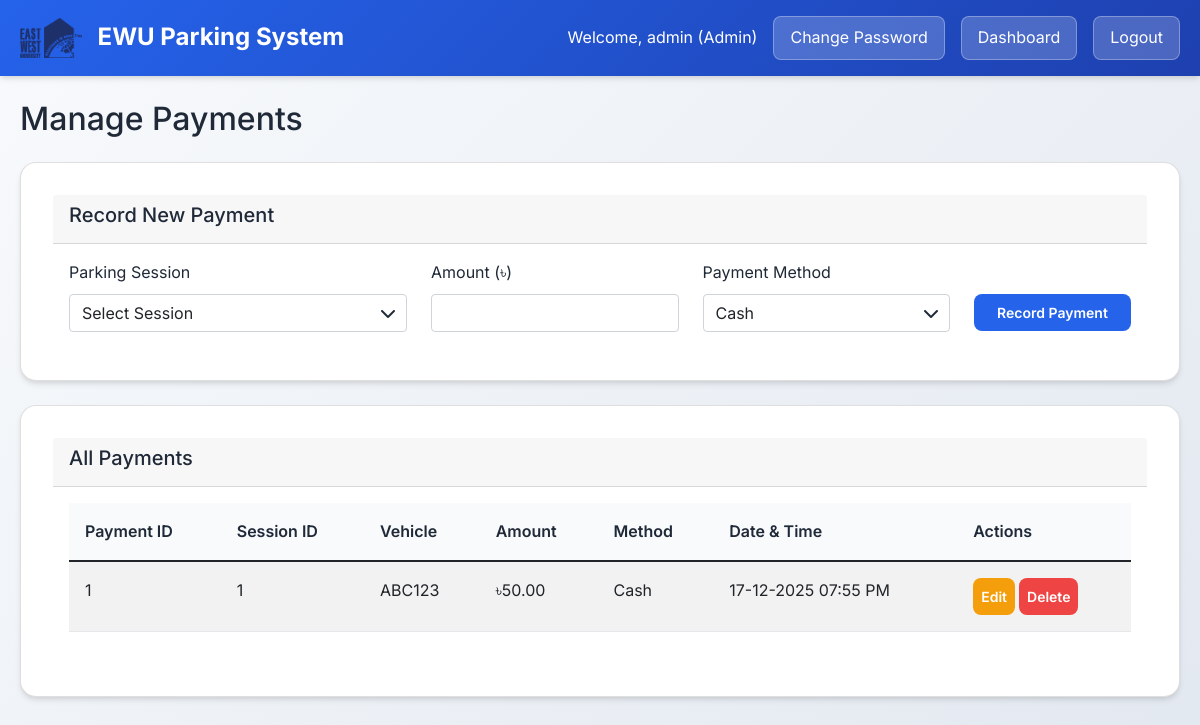
Page /manage_payments.php (signed in) on the committed database.
### tables this page shows
CREATE TABLE Payment (
    Payment_id INT AUTO_INCREMENT PRIMARY KEY,
    Log_id INT NOT NULL,
    Amount DECIMAL(10,2) NOT NULL,
    Payment_time DATETIME NOT NULL,
    Payment_method VARCHAR(20) NOT NULL,
    FOREIGN KEY (Log_id) REFERENCES Parking_Log(log_id) ON DELETE CASCADE ON UPDATE CASCADE
);

CREATE TABLE Parking_Log (
    log_id INT AUTO_INCREMENT PRIMARY KEY,
    vehicle_number VARCHAR(20) NOT NULL,
    parking_slot_id INT NOT NULL,
    entry_time DATETIME NOT NULL,
    exit_time DATETIME NULL,
    status ENUM('active', 'deactive') DEFAULT 'active',
    FOREIGN KEY (vehicle_number) REFERENCES Vehicle(Vehicle_number) ON DELETE CASCADE ON UPDATE CASCADE,
    FOREIGN KEY (parking_slot_id) REFERENCES Parking_Slot(Parking_slot_id) ON DELETE CASCADE ON UPDATE CASCADE
);

### db.php (called while the page is built, shortened)
<?php
function getDBConnection() {
    $conn = new mysqli(DB_HOST, DB_USER, DB_PASS, DB_NAME);
    return $conn;
}
?>

### models/Payment.php (called while the page is built, shortened)
<?php
require_once __DIR__ . '/../db.php';
class Payment {
    private $conn;
    public function __construct() {
        $this->conn = getDBConnection();
    }
    public function readAll() {
        $result = $this->conn->query("SELECT * FROM Payment");
        return $result->fetch_all(MYSQLI_ASSOC);
    }
}
?>

### models/ParkingLog.php (called while the page is built, shortened)
<?php
require_once __DIR__ . '/../db.php';
class ParkingLog {
    private $conn;
    public function __construct() {
        $this->conn = getDBConnection();
    }
    public function readById($log_id) {
        $stmt = $this->conn->prepare("SELECT * FROM Parking_Log WHERE log_id = ?");
        $stmt->bind_param("i", $log_id);
        $stmt->execute();
        $result = $stmt->get_result();
        $log = $result->fetch_assoc();
        return $log;
    }
}
?>

### manage_payments.php (the view, shortened to what this page needs)
<?php
$user_role = $_SESSION['role'];
$is_admin = ($user_role === 'Admin');
function formatDateTime($datetime) {
    $dt = new DateTime($datetime);
    return $dt->format('d-m-Y h:i A');
}
require_once 'models/Payment.php';
require_once 'models/ParkingLog.php';
$paymentModel = new Payment();
$logModel = new ParkingLog();
if ($is_admin) {
    $payments = $paymentModel->readAll();
}
?>
<!DOCTYPE html>
<html lang="en">
<head>
    <link href="https://cdn.jsdelivr.net/npm/bootstrap@5.1.3/dist/css/bootstrap.min.css" rel="stylesheet">
    <link href="https://cdnjs.cloudflare.com/ajax/libs/font-awesome/6.0.0/css/all.min.css" rel="stylesheet">
    <link href="assets/css/style.css" rel="stylesheet">
</head>
<body>
    <header class="header">
        <div class="container">
            <div class="header-brand">
                <img src="assets/images/logo.png" alt="Logo" class="header-logo">
                <h1>EWU Parking System</h1>
            </div>
            <div class="user-info">
                <span>Welcome, <?php echo htmlspecialchars($_SESSION['username']); ?> (<?php echo htmlspecialchars($_SESSION['role']); ?>)</span>
                <a href="change_password.php" class="btn-change-password">Change Password</a>
                <a href="dashboard.php" class="btn-logout">Dashboard</a>
                <a href="dashboard.php?logout=1" class="btn-logout">Logout</a>
            </div>
        </div>
    </header>
    <main class="container mt-4">
        <h2 class="mb-4">Manage Payments</h2>
        <?php if ($is_admin): ?>
        <div class="card mb-4">
            <div class="card-header">
                <h5>Record New Payment</h5>
            </div>
            <div class="card-body">
                <form method="POST" action="">
                    <div class="row">
                        <div class="col-md-4">
                            <label for="log_id" class="form-label">Parking Session</label>
                            <div class="select-wrapper">
                                <select class="form-control" id="log_id" name="log_id" required>
                                    <option value="">Select Session</option>
                                </select>
                            </div>
                        </div>
                        <div class="col-md-3">
                            <label for="amount" class="form-label">Amount (৳)</label>
                            <input type="number" step="0.01" class="form-control" id="amount" name="amount" required>
                        </div>
                        <div class="col-md-3">
                            <label for="payment_method" class="form-label">Payment Method</label>
                            <div class="select-wrapper">
                                <select class="form-control" id="payment_method" name="payment_method" required>
                                    <option value="Cash">Cash</option>
                                </select>
                            </div>
                        </div>
                        <div class="col-md-2">
                            <label class="form-label">&nbsp;</label>
                            <button type="submit" name="add_payment" class="btn btn-primary btn-sm w-100">Record Payment</button>
                        </div>
                    </div>
                </form>
            </div>
        </div>
        <?php else: ?>
        <div class="alert alert-info">Only administrators can record new payments. You can view your payment history below.</div>
        <?php endif; ?>
        <div class="card">
            <div class="card-header">
                <h5>All Payments</h5>
            </div>
            <div class="card-body">
                <div class="table-responsive">
                    <table class="table table-striped">
                        <thead>
                            <tr>
                                <th>Payment ID</th>
                                <th>Session ID</th>
                                <th>Vehicle</th>
                                <th>Amount</th>
                                <th>Method</th>
                                <th>Date & Time</th>
                                <th>Actions</th>
                            </tr>
                        </thead>
                        <tbody>
                            <?php foreach ($payments as $payment): ?>
                            <tr>
                                <td><?php echo htmlspecialchars($payment['Payment_id']); ?></td>
                                <td><?php echo htmlspecialchars($payment['Log_id']); ?></td>
                                <td><?php
                                    $log = $logModel->readById($payment['Log_id']);
                                    echo htmlspecialchars($log ? $log['vehicle_number'] : 'N/A');
                                ?></td>
                                <td>৳<?php echo number_format($payment['Amount'], 2); ?></td>
                                <td><?php echo htmlspecialchars($payment['Payment_method']); ?></td>
                                <td><?php echo htmlspecialchars(formatDateTime($payment['Payment_time'])); ?></td>
                                <td>
                                    <?php if ($is_admin): ?>
                                        <div class="btn-group" role="group">
                                            <button class="btn btn-sm btn-warning" onclick="editPayment(<?php echo $payment['Payment_id']; ?>, <?php echo $payment['Log_id']; ?>, <?php echo $payment['Amount']; ?>, '<?php echo htmlspecialchars($payment['Payment_method']); ?>')">Edit</button>
                                            <form method="POST" action="" style="display: inline-block; margin: 0;">
                                                <button type="submit" name="delete_payment" class="btn btn-sm btn-danger" onclick="return confirm('Are you sure you want to delete this payment?')">Delete</button>
                                            </form>
                                        </div>
                                    <?php else: ?>
                                        <span class="text-muted">No actions available</span>
                                    <?php endif; ?>
                                </td>
                            </tr>
                            <?php endforeach; ?>
                        </tbody>
                    </table>
                </div>
            </div>
        </div>
    </main>
</body>
</html>

### assets/css/style.css (style rules this page uses)
:root { --primary-color: #2563eb; --secondary-color: #1e40af; --accent-color: #3b82f6; --success-color: #10b981; --warning-color: #f59e0b; --danger-color: #ef4444; --light-bg: #f8fafc; --dark-text: #1f2937; --light-text: #6b7280; --border-color: #e5e7eb; --shadow: 0 4px 6px -1px rgba(0, 0, 0, 0.1), 0 2px 4px -1px rgba(0, 0, 0, 0.06); --shadow-lg: 0 10px 15px -3px rgba(0, 0, 0, 0.1), 0 4px 6px -2px rgba(0, 0, 0, 0.05); }
* { margin: 0; padding: 0; box-sizing: border-box; }
body { min-height: 100vh; }
body { font-family: 'Inter', -apple-system, BlinkMacSystemFont, 'Segoe UI', Roboto, sans-serif; background: linear-gradient(135deg, var(--light-bg) 0%, #e2e8f0 100%); min-height: 100vh; color: var(--dark-text); line-height: 1.6; }
.container { max-width: 1200px; margin: 0 auto; padding: 0 20px; }
.header { background: linear-gradient(135deg, var(--primary-color) 0%, var(--secondary-color) 100%); color: white; padding: 1rem 0; box-shadow: var(--shadow); position: sticky; top: 0; z-index: 100; }
.header .container { display: flex; justify-content: space-between; align-items: center; }
.header-brand { display: flex; align-items: center; gap: 1rem; }
.header-logo { height: 40px; width: auto; }
.header h1 { font-size: 1.5rem; font-weight: 700; margin: 0; }
.header .user-info { display: flex; align-items: center; gap: 1rem; }
.btn-change-password { background: rgba(255, 255, 255, 0.2); border: 1px solid rgba(255, 255, 255, 0.3); color: white; padding: 0.5rem 1rem; border-radius: 0.5rem; text-decoration: none; transition: all 0.3s ease; }
.btn-logout { background: rgba(255, 255, 255, 0.2); border: 1px solid rgba(255, 255, 255, 0.3); color: white; padding: 0.5rem 1rem; border-radius: 0.5rem; text-decoration: none; transition: all 0.3s ease; }
.btn { display: inline-block; padding: 0.75rem 2rem; border: none; border-radius: 0.5rem; font-size: 1rem; font-weight: 600; text-decoration: none; cursor: pointer; transition: all 0.3s ease; text-align: center; }
.btn-sm, .btn-primary, .btn-success, .btn-danger, .btn-warning { border-radius: 0.5rem; }
.btn.btn-sm.btn-warning { border-radius: 0.5rem !important; }
.btn-primary { background: var(--primary-color); color: white; }
.btn-danger { background: var(--danger-color); color: white; }
.btn-sm { padding: 0.5rem 0.5rem; font-size: 0.875rem; }
.btn-warning { background: var(--warning-color); color: white; }
.btn-group .btn { margin-right: 0.25rem; }
.btn-group .btn:last-child { margin-right: 0; }
td .btn-group .btn, .table .btn-group .btn { margin-right: 0.25rem; }
td .btn-group .btn:last-child, .table .btn-group .btn:last-child { margin-right: 0; }
.card { background: white; border-radius: 1rem; box-shadow: var(--shadow); padding: 2rem; transition: all 0.3s ease; }
.table { width: 100%; border-collapse: collapse; }
.table th, .table td { padding: 1rem; text-align: left; border-bottom: 1px solid var(--border-color); }
.table th { background: var(--light-bg); font-weight: 600; color: var(--dark-text); }
.select-wrapper { position: relative; }

### rows in the picture
payment: Payment_id "1", Log "1", Log.vehicle_number "ABC123", Amount "50.00", Payment_method "Cash", Payment_time "17-12-2025 07:55 PM"

### other values in the picture
$_SESSION['username'] "admin"
$_SESSION['role'] "Admin"
